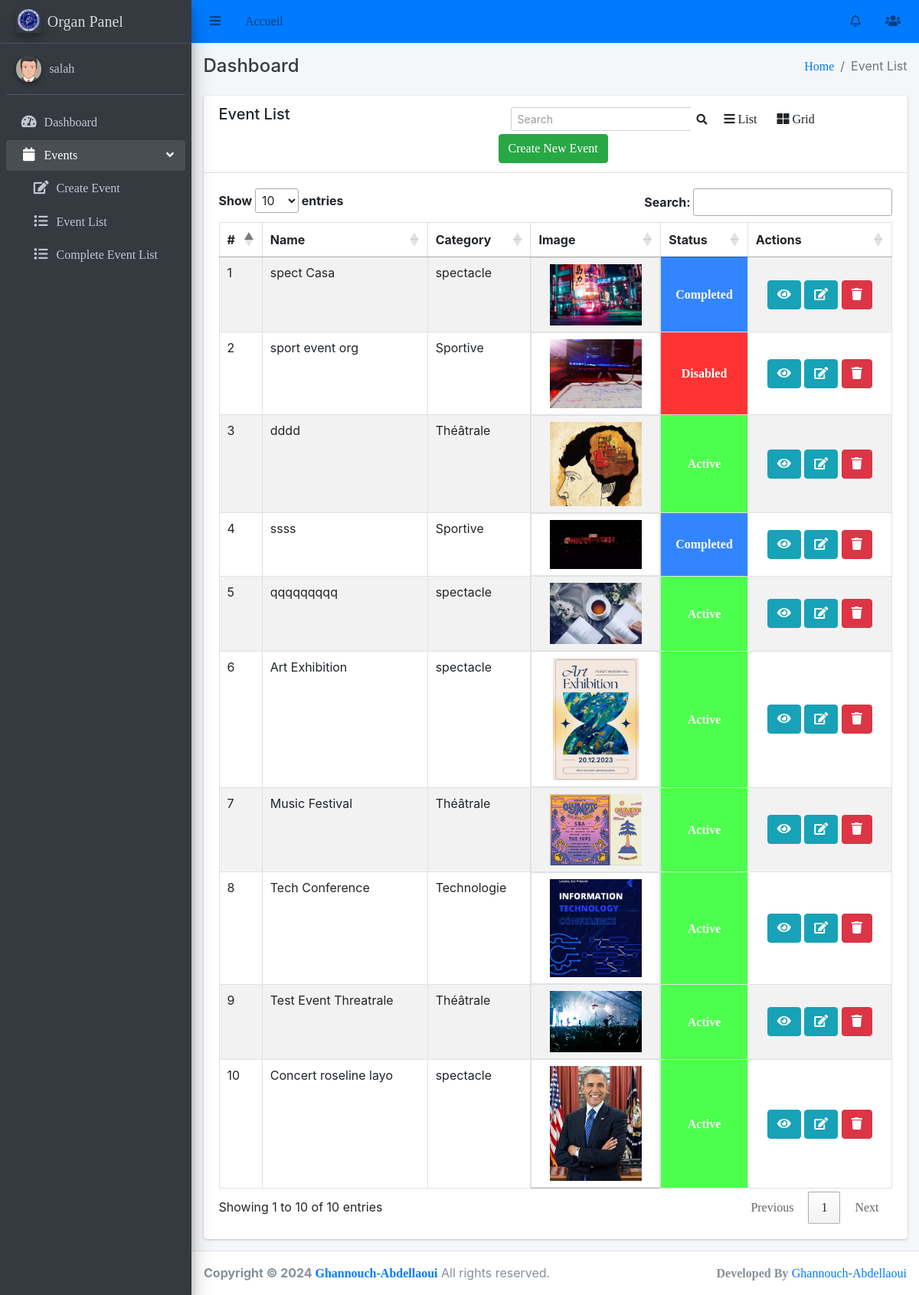
The app's page /organ/event-list/ (signed in) with its own data.
### events/models.py (models this page shows, shortened)
class Event(models.Model):
    category = models.ForeignKey(EventCategory, on_delete=models.CASCADE)
    name = models.CharField(max_length=255, unique=True)
    description = RichTextUploadingField()
    job_category = models.ForeignKey(JobCategory, on_delete=models.CASCADE)
    select_scheduled_status = (
        ('yet to scheduled', 'Yet to Scheduled'),
        ('scheduled', 'Scheduled')
    )
    scheduled_status = models.CharField(max_length=25, choices=select_scheduled_status)
    venue = models.CharField(max_length=255)
    start_date = models.DateField()
    end_date = models.DateField()
    location = LocationField()
    maximum_attende = models.PositiveIntegerField()
    created_user = models.ForeignKey('auth.User', on_delete=models.CASCADE, null=True, blank=True, related_name='event_created_user')
    updated_user = models.ForeignKey('auth.User', on_delete=models.CASCADE, blank=True, null=True, related_name='event_updated_user')
    created_date = models.DateField(auto_now_add=True)
    updated_date = models.DateField(auto_now_add=True)
    last_updated = models.DateTimeField(auto_now=True)
    status_choice = (
        ('disabled', 'Disabled'),
        ('active', 'Active'),
        ('deleted', 'Deleted'),
        ('time out', 'Time Out'),
        ('completed', 'Completed'),
        ('cancel', 'Cancel'),
    )
    status = models.CharField(choices=status_choice, max_length=10)
    price = models.DecimalField(max_digits=8, decimal_places=2,null=True)
    ticket = models.OneToOneField(Ticket, on_delete=models.CASCADE, null=True,  blank=True)

class EventCategory(models.Model):
    name = models.CharField(max_length=255, unique=True)
    code = models.CharField(max_length=6, unique=True)
    created_user = models.ForeignKey('auth.User', on_delete=models.CASCADE, related_name='created_user')
    updated_user = models.ForeignKey('auth.User', on_delete=models.CASCADE, related_name='updated_user')
    created_date = models.DateField(auto_now_add=True)
    updated_date = models.DateField(auto_now_add=True)
    status_choice = (
        ('active', 'Active'),
        ('deleted', 'Deleted'),
        ('blocked', 'Blocked'),
    )
    status = models.CharField(choices=status_choice, max_length=10)
    def __str__(self):
        return self.name

class EventImage(models.Model):
    event = models.OneToOneField(Event, on_delete=models.CASCADE)
    image = models.ImageField(upload_to='event_image/')

### organ/views.py (the view)
# urls.py: path('event-list/', EventList, name='event-list'),
@login_required(login_url='login')
def EventList(request):
    event = Event.objects.all()
    context = {
        'events': event
    }
    return render(request, 'organ/event_list.html', context)

### main/templates/organ/event_list.html (shortened to what this page needs)
{% extends 'base/base_organ.html' %}
{% block breadcrumb %}Event List{% endblock breadcrumb %}
{% block content %}
    <div class="row">
        <div class="col-md-12">
            <div class="card">
                <div class="card-header">
                    <div class="row">
                        <div class="col-md-5">
                            <h5>Event List</h5>
                        </div>
                        <div class="col-md-7">
                            <div class="row">
                                <form class="form-inline ml-3" action="{% url 'organ:search-event' %}" method="POST">
                                    <div class="input-group input-group-sm">
                                      <input class="form-control form-control-navbar" name="search" type="search" placeholder="Search" aria-label="Search">
                                      <div class="input-group-append">
                                        <button class="btn btn-navbar" type="submit">
                                          <i class="fas fa-search"></i>
                                        </button>
                                      </div>
                                    </div>
                                  </form>
                                <a class="btn" onclick="listView()"><i class="fa fa-bars"></i> List</a>
                                <a class="btn active" onclick="gridView()"><i class="fa fa-th-large"></i> Grid</a>
                                <a class="btn btn-success" href="{% url 'organ:event-create' %}">Create New Event</a>
                            </div>
                        </div>
                    </div>
                </div>
                <div class="card-body">
                      <table id="myTable" class="table table-striped table-bordered datatable dataTable no-footer" role="grid" aria-describedby="DataTables_Table_0_info" style="border-collapse: collapse !important">
                        <thead>
                            <tr role="row">
                                <th>#</th>
                                <th>Name</th>
                                <th>Category</th>
                                <th class="event_image">Image</th>
                                <th>Status</th>
                                <th>Actions</th>
                            </tr>
                        </thead>
                        <tbody>
                            {% for event in events %}
                              <tr>
                                  <td>{{ forloop.counter }}</td>
                                  <td>{{ event.name }}</td>
                                  <td>{{ event.category }}</td>
                                  <td class="event_image" style="display: flex; justify-content: center;">
                                      <img class="event_image" src="{{ event.eventimage.image.url }}" alt="Image"  style="max-width: 120px; max-height: 160px; width: auto; height: auto;">
                                  </td>
                                  <td {% if event.status == 'active' %} style="background-color: #4dff4d;font-weight: bold;text-align: center; vertical-align: middle;" {% elif event.status == 'completed' %} style="background-color: #3385ff;font-weight: bold;text-align: center; vertical-align: middle;" {% else %} style="background-color: #ff3333;font-weight: bold;text-align: center; vertical-align: middle;" {% endif %}>
                                    <a style="color:white;" href="#">{{ event.status|title }}</a>
                                  </td>
                                  <td style="text-align: center; vertical-align: middle;">
                                      <a class="btn btn-info" href="{% url 'organ:event-detail' event.pk %}" title="view">
                                          <i class="fa fa-eye"></i>
                                      </a>
                                      <a class="btn btn-info" href="{% url 'organ:event-edit' event.pk %}" title="edit">
                                        <i class="fa fa-edit"></i>
                                    </a>
                                      <a class="btn btn-danger" href="{% url 'organ:event-delete' event.pk %}" title="delete">
                                          <i class="fa fa-trash"></i>
                                      </a>
                                  </td>
                              </tr>
                            {% endfor %}
                        </tbody>
                    </table>
                </div>
            </div>
        </div>
    </div>
{% endblock content %}

### main/templates/base/sidebar_organ.html (shortened to what this page needs)
{% load static %}
<aside class="main-sidebar sidebar-dark-primary elevation-4">
    <a href="#" class="brand-link">
      <img src="{% static 'img/logo.png' %}" alt="Logo" class="brand-image elevation-3"
           style="opacity: .8">
          <span class="brand-text font-weight-light">Organ Panel</span>
    </a>
    <div class="sidebar">
      <div class="user-panel mt-3 pb-3 mb-3 d-flex">
        <div class="image">
          <img src="{% static 'img/avatar5.png' %}" class="img-circle elevation-2" alt="User Image">
        </div>
        <div class="info">
          <a href="{% url 'useracc:Yourprofile' %}" class="d-block">{{request.user}}</a>
        </div>
      </div>
      <nav class="mt-2">
        <ul class="nav nav-pills nav-sidebar flex-column" data-widget="treeview" role="menu" data-accordion="false">
          <li class="nav-item">
            <a href="{% url 'dashboard_organ' %}" class="nav-link">
              <i class="nav-icon fas fa-tachometer-alt"></i>
              <p>
                Dashboard
              </p>
            </a>
          </li>
          <li class="nav-item has-treeview menu-open">
            <a href="#" class="nav-link">
              <i class="nav-icon fas fa-calendar"></i>
              <p>
                Events
                <i class="right fas fa-angle-left"></i>
              </p>
            </a>
            <ul class="nav nav-treeview">
              <li class="nav-item ml-3">
                <a href="{% url 'organ:event-create' %}" class="nav-link">
                  <i class="far fa fa-edit nav-icon"></i>
                  <p>Create Event</p>
                </a>
              </li>
              <li class="nav-item ml-3">
                <a href="{% url 'organ:event-list' %}" class="nav-link">
                  <i class="far fa fa-list nav-icon"></i>
                  <p>Event List</p>
                </a>
              </li>
              <li class="nav-item ml-3">
                <a href="{% url 'organ:complete-event' %}" class="nav-link">
                  <i class="far fa fa-list nav-icon"></i>
                  <p>Complete Event List</p>
                </a>
              </li>
            </ul>
          </li>
        </ul>
      </nav>
    </div>
  </aside>

### records on screen
Event: name "spect Casa", category "spectacle", eventimage.image (picture), status "Completed"
Event: name "sport event org", category "Sportive", eventimage.image (picture), status "Disabled"
Event: name "dddd", category "Théâtrale", eventimage.image (picture), status "Active"
Event: name "ssss", category "Sportive", eventimage.image (picture), status "Completed"
Event: name "qqqqqqqqq", category "spectacle", eventimage.image (picture), status "Active"
Event: name "Art Exhibition", category "spectacle", eventimage.image (picture), status "Active"
Event: name "Music Festival", category "Théâtrale", eventimage.image (picture), status "Active"
Event: name "Tech Conference", category "Technologie", eventimage.image (picture), status "Active"
Event: name "Test Event Threatrale", category "Théâtrale", eventimage.image (picture), status "Active"
Event: name "Concert roseline layo", category "spectacle", eventimage.image (picture), status "Active"

### other values on screen
{{ request.user }} "salah"
